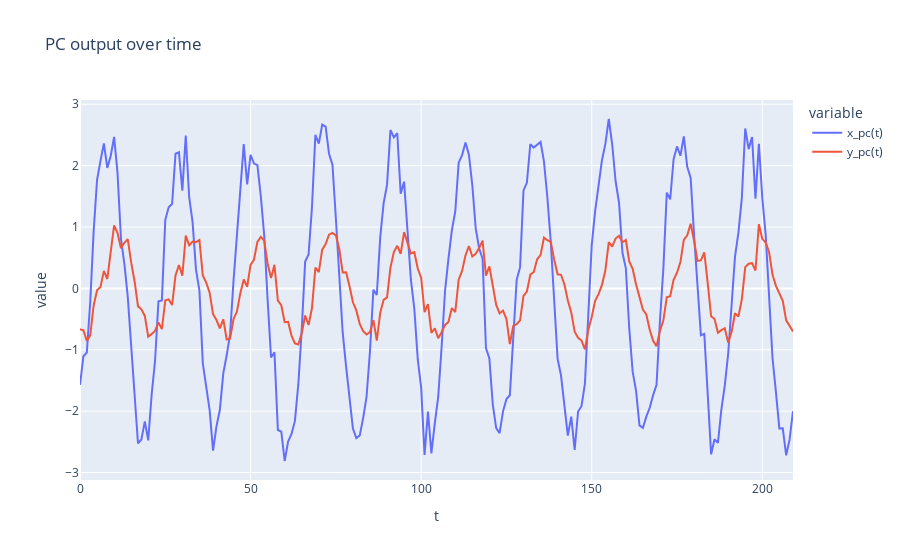

The cell this chart's notebook holds for it:
### Markdown cell above
We have what roughly looks like our original ellipse, but rotated. When we generated our synthetic viewpoints of the data, we lost information regarding spatial relationships. This is however not the issue. Recall that the points are not evenly distributed spatially (you can see some clustering at the ends in this plot), which causes this rotation. However, we can still detect the fact that the boundaries of the range of $y$ are approximately $3$ times that of $x$. In fact, the slope of the line from the origin through the top right corner appears to be approximately $3$. That is, $y \approx 3x$ 'most of the time'. We can see from the truth $x(t)$ and $y(t)$ plots from the beginning of the notebook that when $x = \pm3$, $y$ is increasing quickly to $\pm 9$ and stays there until the slower $x$ dynamics push it over the corner to the next corner.

Speaking of time, we can view the time dynamics that the principal components estimated.

### Code cell
t = np.arange(len(PC))

fig = px.line({'t': t, 'x_pc(t)':PC[:,0], 'y_pc(t)': PC[:,1]}, x = 't', y = ['x_pc(t)', 'y_pc(t)'], title = f'PC output over time')
fig.show()

### Figure 1 — Plotly figure (JSON) as saved in the notebook; plotly's stock layout.template omitted (floating-point values rounded to 4 significant figures; data arrays with more than 128 entries replaced by an {"elided": "..."} marker saying what was removed)
{"data": [{"hovertemplate": "variable=x_pc(t)<br>t=%{x}<br>value=%{y}<extra></extra>", "legendgroup": "x_pc(t)", "line": {"color": "#636efa", "dash": "solid"}, "marker": {"symbol": "circle"}, "mode": "lines", "name": "x_pc(t)", "orientation": "v", "showlegend": true, "type": "scatter", "x": {"elided": "210 int values"}, "xaxis": "x", "y": {"elided": "210 float values"}, "yaxis": "y"}, {"hovertemplate": "variable=y_pc(t)<br>t=%{x}<br>value=%{y}<extra></extra>", "legendgroup": "y_pc(t)", "line": {"color": "#EF553B", "dash": "solid"}, "marker": {"symbol": "circle"}, "mode": "lines", "name": "y_pc(t)", "orientation": "v", "showlegend": true, "type": "scatter", "x": {"elided": "210 int values"}, "xaxis": "x", "y": {"elided": "210 float values"}, "yaxis": "y"}], "layout": {"autosize": true, "legend": {"title": {"text": "variable"}, "tracegroupgap": 0}, "title": {"text": "PC output over time"}, "xaxis": {"anchor": "y", "autorange": true, "domain": [0, 1], "range": [0, 209], "title": {"text": "t"}, "type": "linear"}, "yaxis": {"anchor": "x", "autorange": true, "domain": [0, 1], "range": [-3.121, 3.069], "title": {"text": "value"}, "type": "linear"}}}
